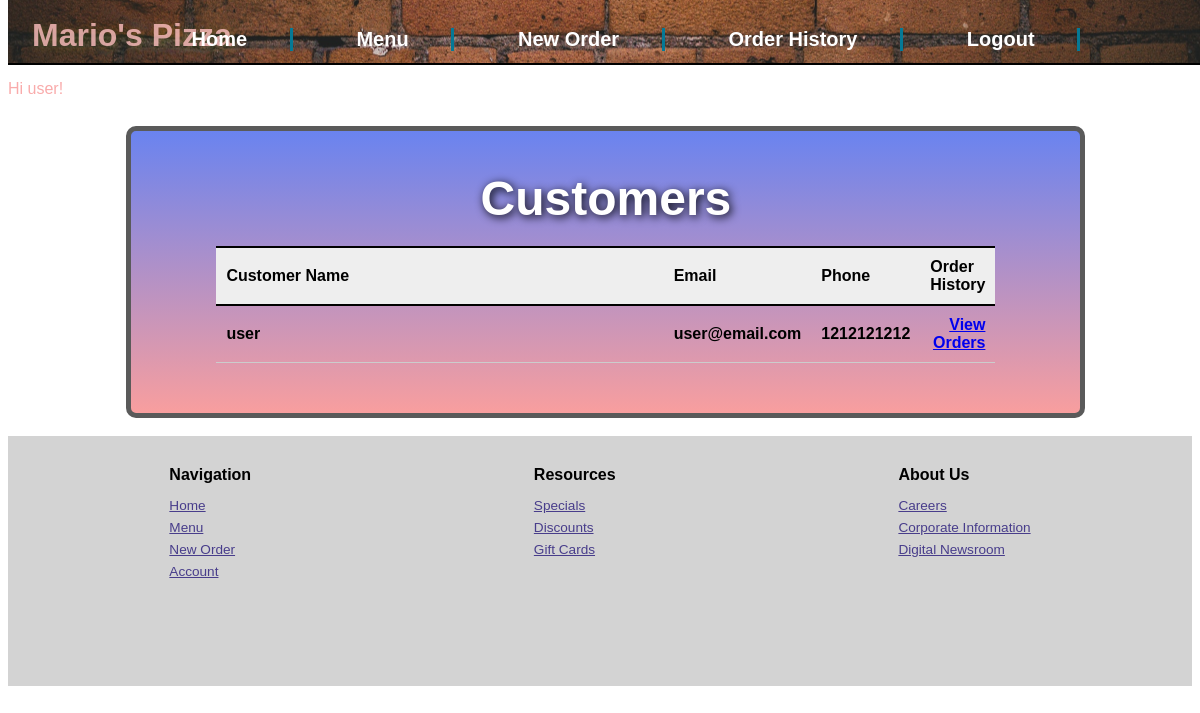
The app's page /customers (signed in), older data.
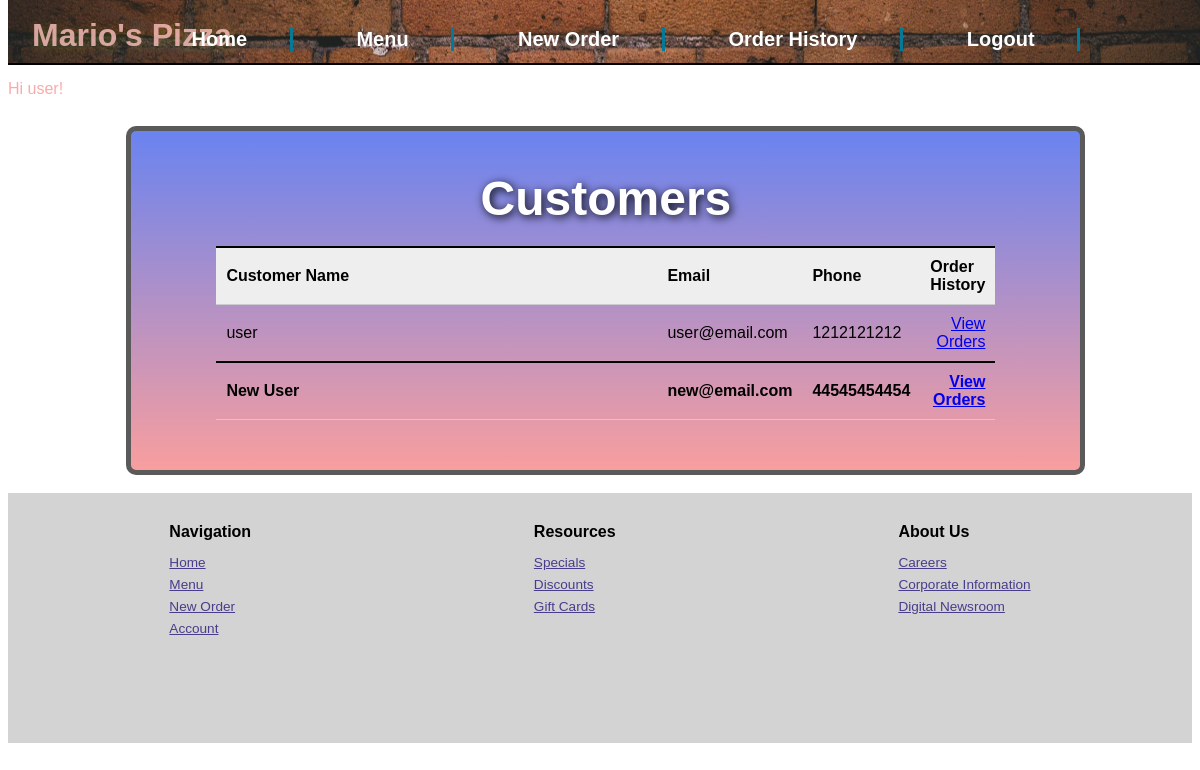
The same page, newer data.
### models.py (models this page shows, shortened)
class Customer(UserMixin,db.Model):
    id = db.Column(db.Integer, primary_key=True)
    name = db.Column(db.String(50))
    email = db.Column(db.String(50),unique=True)
    phone = db.Column(db.String(20))
    user_password = db.Column(db.String(50))
    role=db.Column(db.Integer,default=1) # 1 for user, 2 for admin
    orders = db.relationship('Order', backref='customer', lazy=True)
    def is_admin(self):
        return self.role == 2

### routes.py (the view)
@app.route('/customers', methods=['GET'])
@login_required
def get_customers_with_orders():
    customers = Customer.query.filter_by(role=1) #get all customers records
    return render_template('customers.html', customers=customers)

### routes.py (called while the page is built)
@login_manager.user_loader
def load_user(email):
    return Customer.query.filter_by(email=email).first()

### templates/customers.html
{% extends 'base.html' %}
{% block content %}
        <div class="topcontainer" id="customerstop">
          <h2>Customers</h2>
          <table>
            <thead>
              <tr>
                <th>Customer Name</th>
                <th>Email</th>
                <th>Phone</th>
                <th>Order History</th>
              </tr>
            </thead>
            <tbody>
              {% for customer in customers %}
                <tr>
                  <td>{{ customer.name }}</td>
                  <td>{{ customer.email }}</td>
                  <td>{{ customer.phone }}</td>
                  <td><a href="{{ url_for('get_customer_orders', id=customer.id) }}">View Orders</a></td>
                </tr>
              {% endfor %}
            </tbody>
          </table>
        </div>
        {% endblock %}

### templates/base.html (shortened to what this page needs)
<!DOCTYPE html>
<html>
<head>
<link rel=stylesheet href=" {{ url_for('static', filename='css/main.css') }}">
</head>
<header>
    <h1>Mario's Pizza  </h1>
    <nav class="topnav">
        <ul class="navlist">
            {% if current_user.is_authenticated %}
                <li><a href="/logout">Logout</a></li>
                {% if current_user.is_admin() is not true %}
                    <li><a href="/orderhistory">Order History</a></li>
                {% endif %}
            {% else %}
                <li><a href="/login">Login</a></li>
            {% endif %}
            <li><a href="/order">New Order</a></li>
            <li><a href="/foods">Menu</a></li>
            <li><a href="/">Home</a></li>
        </ul>
    </nav>
    <span>
        {% if current_user.is_authenticated %}
            Hi {{ current_user.name }}!
        {% endif %}
    </span>
</header>
Welcome to food ordering app
<body>
    <div class="gridcontainer">
        {% block content %}{% endblock %}
    </div>
</body>
<br/>
<footer>
    <div class="footerone">
        <h3>Navigation</h3>
        <p><a href="/">Home</a></p>
        <p><a href="/foods">Menu</a></p>
        <p><a href="/order">New Order</a></p>
        <p><a href="/login">Account</a></p>
    </div>
    <div class="footertwo">
        <h3>Resources</h3>
        <p><a href="/comingsoon">Specials</a></p>
        <p><a href="/comingsoon">Discounts</a></p>
        <p><a href="/comingsoon">Gift Cards</a></p>
    </div>
    <div class="footerthree">
        <h3>About Us</h3>
        <p><a href="/comingsoon">Careers</a></p>
        <p><a href="/comingsoon">Corporate Information</a></p>
        <p><a href="/comingsoon">Digital Newsroom</a></p>
    </div>
</footer>
</html>

Row changes from the older to the newer data that the page shows:
added Customer: name "New User", email "new@email.com", phone "44545454454"
